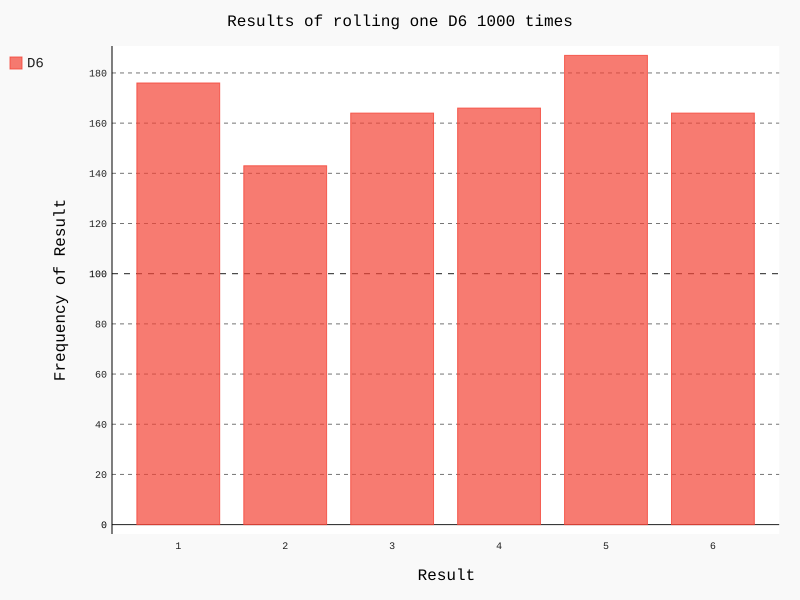

Write Python code to recreate this figure.
# -*- coding: utf-8 -*-
__author__ = 'Administrator'
from die import Die
import pygal

# 创建一个D6
die = Die()

# 掷几次骰子，并将结果存储在一个列表中
results = []
for roll_num in range(1000):
    result = die.roll()
    results.append(result)

# print(results)

# 分析结果
frequencies = []
for value in range(1, die.num_sides + 1):
    frequency = results.count(value)
    frequencies.append(frequency)
print(frequencies)

#对结果进行可视化
hist = pygal.Bar()

hist.title="Results of rolling one D6 1000 times"
hist.x_labels=['1','2','3','4','5','6']
hist.x_title = "Result"
hist.y_title="Frequency of Result"
hist.add('D6',frequencies)
hist.render_to_file('die_visual.svg')
